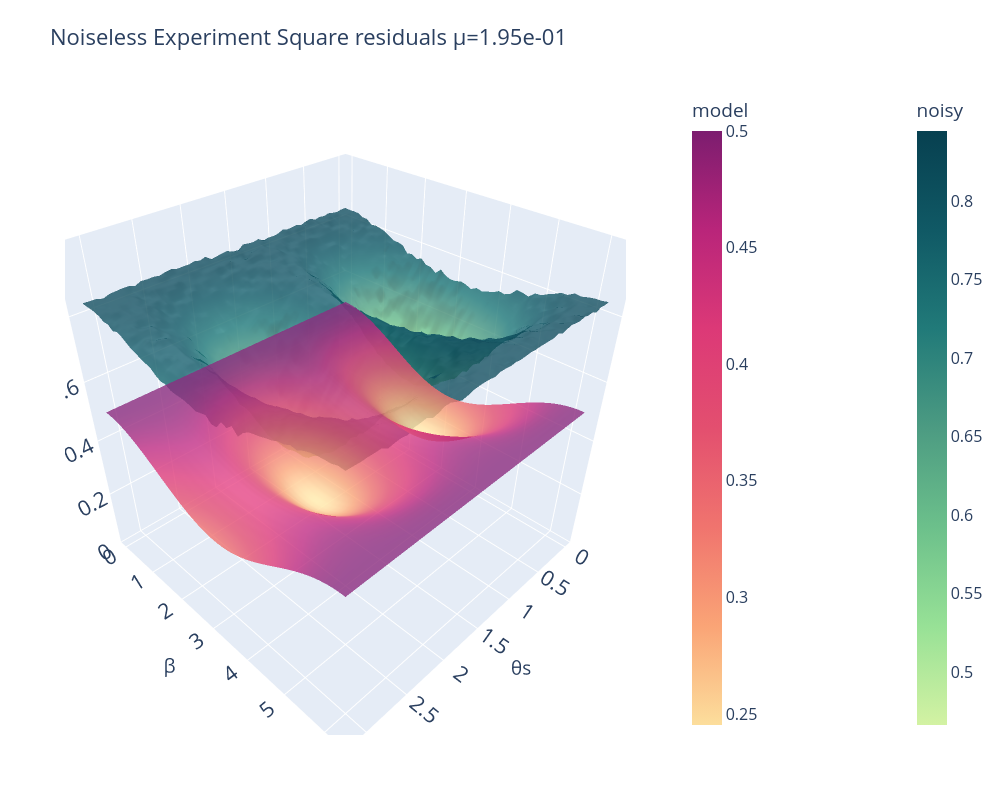

Here is the notebook cell this chart was saved with:
### Code cell
fig = go.Figure()
fig.add_trace(go.Surface(
    x = β,
    y = θ,
    z = experiment_noisy, 
    colorscale='Emrld',
    opacity=.8,
    name='Noisy',
    colorbar=dict(title='noisy', x=1.5)
))
fig.add_trace(go.Surface(
    x = β,
    y = θ,
    z = model, 
    colorscale='sunsetdark',
    opacity=.8,
    name='model',
    colorbar=dict(title='model', x=1.1)
))
"""
fig.add_trace(go.Surface(
    x = β,
    y = θ,
    z = experiment_noiseless, 
    #colorscale='viridis',
    opacity=.8,
    name='Noiseless',
    colorbar=dict(title='noiseless', x=1.3)
))
"""
# Customize the layout for better visualization
fig.update_layout(
    title=f"Noiseless Experiment Square residuals\rμ={np.mean(np.square(model - experiment_noiseless)):.2e}",
    autosize=False,
    width=1000,
    height=800,
    margin=dict(l=65, r=60, b=65, t=90),
    scene=dict(
        xaxis_title='θs',
        yaxis_title='β',
        zaxis_title='data',
        zaxis=dict(range=[0,1])
    ),
    # --- NUEVO: Aumentar tamaño de fuente ---
    font=dict(size=16)
)

# Display the plot
fig.show()

### Figure 1 — Plotly figure (JSON) as saved in the notebook; plotly's stock layout.template omitted (floating-point values rounded to 4 significant figures; data arrays with more than 128 entries replaced by an {"elided": "..."} marker saying what was removed)
{"data": [{"colorbar": {"title": {"text": "noisy"}, "x": 1.5}, "colorscale": [[0, "rgb(211, 242, 163)"], [0.1667, "rgb(151, 225, 150)"], [0.3333, "rgb(108, 192, 139)"], [0.5, "rgb(76, 155, 130)"], [0.6667, "rgb(33, 122, 121)"], [0.8333, "rgb(16, 89, 101)"], [1, "rgb(7, 64, 80)"]], "name": "Noisy", "opacity": 0.8, "type": "surface", "x": [0.0, 0.06411, 0.1282, 0.1923, 0.2565, 0.3206, 0.3847, 0.4488, 0.5129, 0.577, 0.6411, 0.7053, 0.7694, 0.8335, 0.8976, 0.9617, 1.026, 1.09, 1.154, 1.218, 1.282, 1.346, 1.411, 1.475, 1.539, 1.603, 1.667, 1.731, 1.795, 1.859, 1.923, 1.988, 2.052, 2.116, 2.18, 2.244, 2.308, 2.372, 2.436, 2.5, 2.565, 2.629, 2.693, 2.757, 2.821, 2.885, 2.949, 3.013, 3.077, 3.142], "y": [0.0, 0.1282, 0.2565, 0.3847, 0.5129, 0.6411, 0.7694, 0.8976, 1.026, 1.154, 1.282, 1.411, 1.539, 1.667, 1.795, 1.923, 2.052, 2.18, 2.308, 2.436, 2.565, 2.693, 2.821, 2.949, 3.077, 3.206, 3.334, 3.462, 3.59, 3.719, 3.847, 3.975, 4.103, 4.232, 4.36, 4.488, 4.616, 4.744, 4.873, 5.001, 5.129, 5.257, 5.386, 5.514, 5.642, 5.77, 5.899, 6.027, 6.155, 6.283], "z": {"elided": "50x50 float values"}}, {"colorbar": {"title": {"text": "model"}, "x": 1.1}, "colorscale": [[0, "rgb(252, 222, 156)"], [0.1667, "rgb(250, 164, 118)"], [0.3333, "rgb(240, 116, 110)"], [0.5, "rgb(227, 79, 111)"], [0.6667, "rgb(220, 57, 119)"], [0.8333, "rgb(185, 37, 122)"], [1, "rgb(124, 29, 111)"]], "name": "model", "opacity": 0.8, "type": "surface", "x": [0.0, 0.06411, 0.1282, 0.1923, 0.2565, 0.3206, 0.3847, 0.4488, 0.5129, 0.577, 0.6411, 0.7053, 0.7694, 0.8335, 0.8976, 0.9617, 1.026, 1.09, 1.154, 1.218, 1.282, 1.346, 1.411, 1.475, 1.539, 1.603, 1.667, 1.731, 1.795, 1.859, 1.923, 1.988, 2.052, 2.116, 2.18, 2.244, 2.308, 2.372, 2.436, 2.5, 2.565, 2.629, 2.693, 2.757, 2.821, 2.885, 2.949, 3.013, 3.077, 3.142], "y": [0.0, 0.1282, 0.2565, 0.3847, 0.5129, 0.6411, 0.7694, 0.8976, 1.026, 1.154, 1.282, 1.411, 1.539, 1.667, 1.795, 1.923, 2.052, 2.18, 2.308, 2.436, 2.565, 2.693, 2.821, 2.949, 3.077, 3.206, 3.334, 3.462, 3.59, 3.719, 3.847, 3.975, 4.103, 4.232, 4.36, 4.488, 4.616, 4.744, 4.873, 5.001, 5.129, 5.257, 5.386, 5.514, 5.642, 5.77, 5.899, 6.027, 6.155, 6.283], "z": {"elided": "50x50 float values"}}], "layout": {"autosize": false, "font": {"size": 16}, "height": 800, "margin": {"b": 65, "l": 65, "r": 60, "t": 90}, "scene": {"xaxis": {"title": {"text": "θs"}}, "yaxis": {"title": {"text": "β"}}, "zaxis": {"range": [0, 1], "title": {"text": "data"}}}, "title": {"text": "Noiseless Experiment Square residuals\rμ=1.95e-01"}, "width": 1000}}
